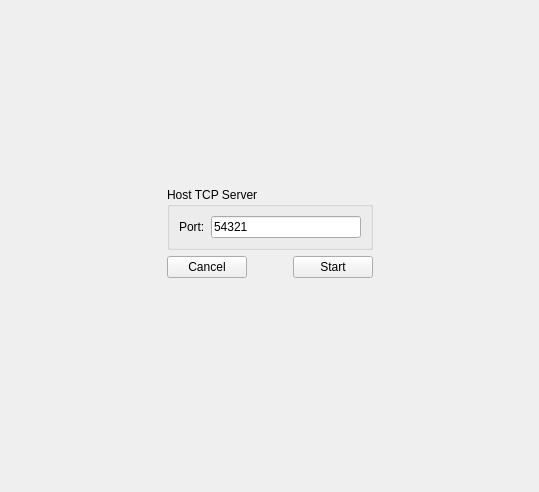
      <widget class="QWidget" name="page_tcpServer">
       <layout class="QGridLayout" name="gridLayout_9">
        <item row="2" column="1">
         <widget class="QGroupBox" name="groupBox">
          <property name="title">
           <string>Host TCP Server</string>
          </property>
          <layout class="QHBoxLayout" name="horizontalLayout_7">
           <item>
            <widget class="QLabel" name="label_5">
             <property name="text">
              <string>Port:</string>
             </property>
            </widget>
           </item>
           <item>
            <widget class="QLineEdit" name="lineEdit_tcpServer_port">
             <property name="text">
              <string>54321</string>
             </property>
            </widget>
           </item>
          </layout>
         </widget>
        </item>
        <item row="4" column="1">
         <spacer name="verticalSpacer_4">
          <property name="orientation">
           <enum>Qt::Vertical</enum>
          </property>
          <property name="sizeHint" stdset="0">
           <size>
            <width>20</width>
            <height>203</height>
           </size>
          </property>
         </spacer>
        </item>
        <item row="2" column="3">
         <spacer name="horizontalSpacer_5">
          <property name="orientation">
           <enum>Qt::Horizontal</enum>
          </property>
          <property name="sizeHint" stdset="0">
           <size>
            <width>155</width>
            <height>20</height>
           </size>
          </property>
         </spacer>
        </item>
        <item row="0" column="1">
         <spacer name="verticalSpacer_3">
          <property name="orientation">
           <enum>Qt::Vertical</enum>
          </property>
          <property name="sizeHint" stdset="0">
           <size>
            <width>20</width>
            <height>176</height>
           </size>
          </property>
         </spacer>
        </item>
        <item row="2" column="0">
         <spacer name="horizontalSpacer_4">
          <property name="orientation">
           <enum>Qt::Horizontal</enum>
          </property>
          <property name="sizeHint" stdset="0">
           <size>
            <width>156</width>
            <height>20</height>
           </size>
          </property>
         </spacer>
        </item>
        <item row="3" column="1">
         <layout class="QHBoxLayout" name="horizontalLayout_12">
          <item>
           <widget class="QPushButton" name="pushButton_tcpServer_cancel">
            <property name="text">
             <string>Cancel</string>
            </property>
           </widget>
          </item>
          <item>
           <spacer name="horizontalSpacer_12">
            <property name="orientation">
             <enum>Qt::Horizontal</enum>
            </property>
            <property name="sizeHint" stdset="0">
             <size>
              <width>40</width>
              <height>20</height>
             </size>
            </property>
           </spacer>
          </item>
          <item>
           <widget class="QPushButton" name="pushButton_tcpServer_start">
            <property name="text">
             <string>Start</string>
            </property>
           </widget>
          </item>
         </layout>
        </item>
       </layout>
      </widget>
